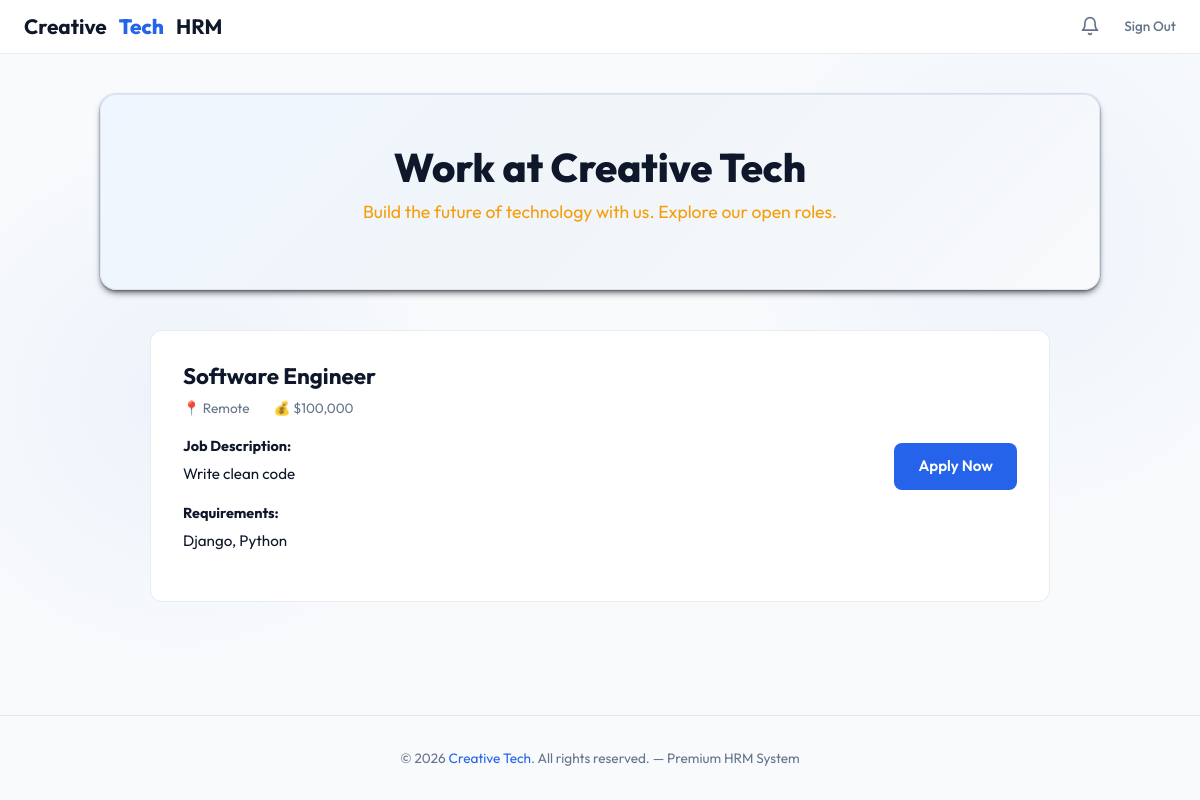
/careers/ (signed in), run on the app's committed database.
### employees/models.py (models this page shows, shortened)
class JobPosting(models.Model):
    title = models.CharField(max_length=200)
    description = models.TextField()
    requirements = models.TextField()
    location = models.CharField(max_length=100)
    salary_range = models.CharField(max_length=100, blank=True, null=True)
    is_active = models.BooleanField(default=True)
    created_at = models.DateTimeField(auto_now_add=True)

### employees/views.py (the view, shortened to what this page needs)
# urls.py: path('careers/', views.careers_list, name='careers_list'),
def careers_list(request):
    jobs = JobPosting.objects.filter(is_active=True).order_by('-created_at')
    return render(request, 'employees/careers_list.html', {'jobs': jobs})

### employees/context_processors.py (called while the page is built)
def admin_notifications(request):
    notifications_count = 0
    if request.user.is_authenticated and hasattr(request.user, 'employee') and request.user.employee.is_company_admin:
        notifications_count += LeaveRequest.objects.filter(status='Pending').count()
    return {'admin_notifications_count': notifications_count}

def global_notifications(request):
    if request.user.is_authenticated:
        unread_notifications = Notification.objects.filter(user=request.user, is_read=False).order_by('-created_at')
        all_notifications = Notification.objects.filter(user=request.user).order_by('-created_at')[:10]
        return {
            'user_notifications': all_notifications,
            'unread_notifications_count': unread_notifications.count()
        }
    return {}

### employees/templates/employees/careers_list.html (shortened to what this page needs)
{% extends 'employees/base.html' %}
{% block content %}
<div style="max-width: 1000px; margin: 0 auto;">
    <div class="careers-header">
        <h1>Work at Creative Tech</h1>
        <p>Build the future of technology with us. Explore our open roles.</p>
    </div>
    <div class="jobs-list">
        {% if jobs %}
            {% for job in jobs %}
                <div class="job-card">
                    <div class="job-details" style="padding-right: 1.5rem;">
                        <h2>{{ job.title }}</h2>
                        <div class="job-meta">
                            <span>📍 {{ job.location }}</span>
                            {% if job.salary_range %}
                                <span>💰 {{ job.salary_range }}</span>
                            {% endif %}
                        </div>
                        <div class="job-desc">
                            <strong style="display:block; margin-bottom: 0.25rem; font-size:0.9rem;">Job Description:</strong>
                            <p style="margin-bottom: 1rem;">{{ job.description }}</p>
                            <strong style="display:block; margin-bottom: 0.25rem; font-size:0.9rem;">Requirements:</strong>
                            <p>{{ job.requirements }}</p>
                        </div>
                    </div>
                    <div>
                        <button type="button" class="btn-apply" onclick="openApplyModal('{{ job.id }}', '{{ job.title }}', '{{ job.location }}')">
                            Apply Now
                        </button>
                    </div>
                </div>
            {% endfor %}
        {% else %}
            <div class="card empty-jobs">
                <p style="font-size: 1.2rem; font-weight: 500; margin-bottom: 0.5rem;">No Open Positions Right Now</p>
                <p style="font-size: 0.9rem;">Please check back later or send an open application to hr@creativetech.com.</p>
            </div>
        {% endif %}
    </div>
</div>
{% endblock %}

### employees/templates/employees/base.html (style rules this page uses)
:root { --bg: #f8fafc; --bg-secondary: #f1f5f9; --card-bg: rgba(255, 255, 255, 0.95); --border: rgba(15, 23, 42, 0.08); --border-hover: rgba(15, 23, 42, 0.15); --primary: #2563eb; --primary-hover: #1d4ed8; --accent: #3b82f6; --text-main: #0f172a; --text-muted: #64748b; --success: #10b981; --success-bg: rgba(16, 185, 129, 0.1); --warning: #f59e0b; --warning-bg: rgba(245, 158, 11, 0.1); --danger: #ef4444; --danger-bg: rgba(239, 68, 68, 0.1); --radius: 12px; --shadow-md: 0 4px 6px -1px rgba(0, 0, 0, 0.5), 0 2px 4px -2px rgba(0, 0, 0, 0.5); --shadow-lg: 0 10px 15px -3px rgba(0, 0, 0, 0.5), 0 4px 6px -4px rgba(0, 0, 0, 0.5); }
* { box-sizing: border-box; margin: 0; padding: 0; font-family: 'Outfit', sans-serif; }
html, body { max-width: 100vw; overflow-x: hidden; }
body { background-color: var(--bg); color: var(--text-main); min-height: 100vh; display: flex; flex-direction: column; background-image: radial-gradient(circle at 15% 50%, rgba(37, 99, 235, 0.05), transparent 25%), radial-gradient(circle at 85% 30%, rgba(59, 130, 246, 0.05), transparent 25%); }

### employees/templates/employees/careers_list.html (style rules this page uses)
.careers-header { background: linear-gradient(135deg, #eff6ff 0%, var(--bg-secondary) 50%, var(--bg) 100%); color: var(--text-main); padding: 3rem 2rem; border-radius: 1rem; text-align: center; margin-bottom: 2.5rem; box-shadow: var(--shadow-md), 0 0 0 1px rgba(0, 85, 255, 0.12); border: 1px solid var(--border); }
.careers-header h1 { font-size: 2.5rem; font-weight: 800; margin-bottom: 0.5rem; }
.careers-header p { color: var(--warning); font-size: 1.1rem; }
.jobs-list { display: flex; flex-direction: column; gap: 1.5rem; max-width: 900px; margin: 0 auto; }
.job-card { background: white; border: 1px solid var(--border); border-radius: 0.75rem; padding: 2rem; box-shadow: var(--shadow-sm); transition: transform 0.2s, box-shadow 0.2s; display: flex; justify-content: space-between; align-items: center; }
.job-details h2 { font-size: 1.4rem; font-weight: 700; color: var(--text-main); margin-bottom: 0.5rem; }
.job-meta { display: flex; gap: 1.5rem; font-size: 0.85rem; color: var(--text-muted); margin-bottom: 1rem; }
.job-meta span { display: flex; align-items: center; gap: 0.25rem; }
.job-desc { font-size: 0.95rem; color: var(--text-main); line-height: 1.6; }
.btn-apply { background-color: var(--primary); color: white; border: none; padding: 0.75rem 1.5rem; border-radius: 0.5rem; font-weight: 600; font-size: 0.95rem; transition: background-color 0.2s; white-space: nowrap; cursor: pointer; }

### data on the page
JobPosting: title "Software Engineer", location "Remote", salary_range "$100,000", description "Write clean code", requirements "Django, Python"
